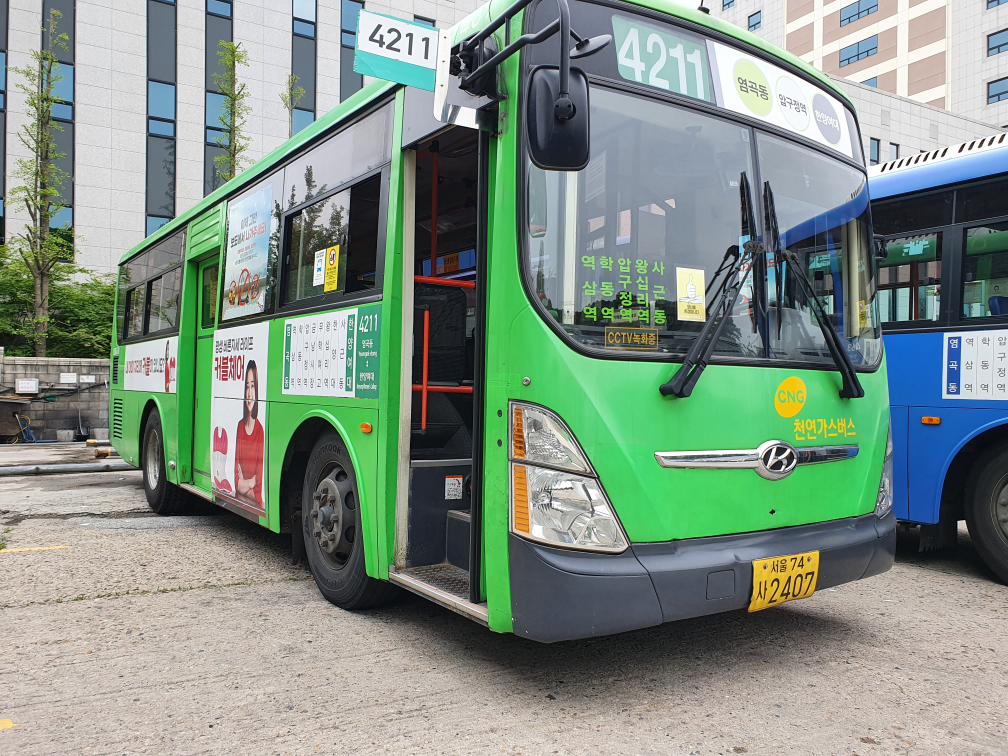
#> input picture input/1.jpg, 4032 x 3024 px (shown at 1/4 size)
$ python -i number_detection.py   (imports and definitions only)
#> lines starting #> are read from the running program, lines starting #| are printed output that depends on the picture; after the words box and inside, x2 and y2 are one past the last pixel; in counts of white or black regions, pixels touching at a corner belong together
import cv2
import numpy as np
import pytesseract


MIN_AREA = 80
MIN_WIDTH, MIN_HEIGHT = 2, 8
MIN_RATIO, MAX_RATIO = 0.25, 1.0
MAX_DIAG_MULTIPLYER = 5 # 5
MAX_ANGLE_DIFF = 12.0 # 12.0
MAX_AREA_DIFF = 0.8 # 0.5
MAX_WIDTH_DIFF = 0.8
MAX_HEIGHT_DIFF = 0.1
MIN_N_MATCHED = 3 # 3
PLATE_WIDTH_PADDING = 1.1 # 1.3
PLATE_HEIGHT_PADDING = 1.1 # 1.5
MIN_PLATE_RATIO = 1
MAX_PLATE_RATIO = 3

class NumberDetection:
    # [171 lines left out: functions preprocessing, find_chars, get_candidates, plate_images, not called in this run]

    def parse_candidate(self, plate_imgs):
        img_results = []
        for i, plate_img in enumerate(plate_imgs):
            plate_img = cv2.resize(plate_img, dsize=(0, 0), fx=1.6, fy=1.6)
            _, plate_img = cv2.threshold(plate_img, thresh=0.0, maxval=255.0, type=cv2.THRESH_BINARY | cv2.THRESH_OTSU)

            # find contours again (same as above)
            contours, _ = cv2.findContours(plate_img, mode=cv2.RETR_LIST, method=cv2.CHAIN_APPROX_SIMPLE)

            plate_min_x, plate_min_y = plate_img.shape[1], plate_img.shape[0]
            plate_max_x, plate_max_y = 0, 0

            for contour in contours:
                x, y, w, h = cv2.boundingRect(contour)

                area = w * h
                ratio = w / h

                if area > MIN_AREA \
                and w > MIN_WIDTH and h > MIN_HEIGHT \
                and MIN_RATIO < ratio < MAX_RATIO:
                    if x < plate_min_x:
                        plate_min_x = x
                    if y < plate_min_y:
                        plate_min_y = y
                    if x + w > plate_max_x:
                        plate_max_x = x + w
                    if y + h > plate_max_y:
                        plate_max_y = y + h

            img_result = plate_img[plate_min_y:plate_max_y, plate_min_x:plate_max_x]

            img_result = cv2.GaussianBlur(img_result, ksize=(3, 3), sigmaX=0)
            _, img_result = cv2.threshold(img_result, thresh=0.0, maxval=255.0, type=cv2.THRESH_BINARY | cv2.THRESH_OTSU)
            img_result = cv2.copyMakeBorder(img_result, top=10, bottom=10, left=10, right=10, borderType=cv2.BORDER_CONSTANT, value=(0,0,0))
            img_results.append(img_result)

        return img_results

    # [24 lines left out: function detect_number, not called in this run]

>>> import cv2
>>> picture = cv2.imread('input/1.jpg')
#> picture is the input picture: shape (3024, 4032, 3); mean B, G, R 133.1, 145.6, 128.8
#> the loop in parse_candidate, `for i, plate_img in enumerate(plate_imgs):` made 9 passes
#> pass 1, in parse_candidate, `img_result = cv2.copyMakeBorder(img_result, top=10, bottom=10, left=10..`:
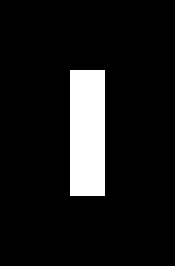
#> img_result: shape (38, 25) (shown 7 times larger); 9.5% white; 1 white region, box (x1, y1, x2, y2) and area: (10, 10, 15, 28) 90
#> pass 2, in parse_candidate, `img_result = cv2.copyMakeBorder(img_result, top=10, bottom=10, left=10..`:
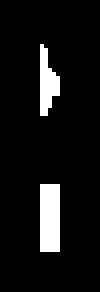
#> img_result: shape (73, 25) (shown 4 times larger); 7.7% white; 2 white regions, box (x1, y1, x2, y2) and area: (10, 46, 15, 63) 85, (10, 11, 15, 29) 56
#> pass 3, in parse_candidate, `img_result = cv2.copyMakeBorder(img_result, top=10, bottom=10, left=10..`:
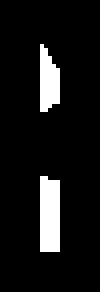
#> img_result: shape (73, 25) (shown 4 times larger); 8.6% white; 2 white regions, box (x1, y1, x2, y2) and area: (10, 44, 15, 63) 92, (10, 11, 15, 28) 65
#> after the loop in parse_candidate, `for i, plate_img in enumerate(plate_imgs):`: img_results = 8 items
#> (the run stopped early here; a loop or call above may not have finished)
